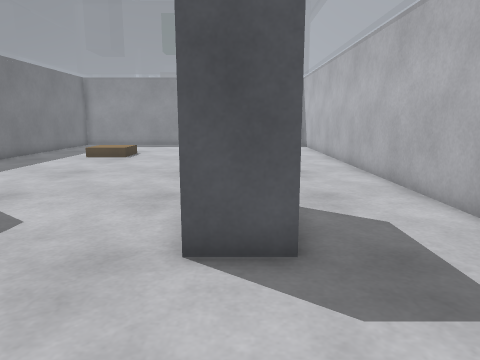
View 1 (above)

19 first-person views from a walk through a robot-simulator world made for Gazebo. The camera is 0.94 m above the floor, tilts 10° down and sees 70° across. Floor lines are 1 m apart. The floor is counted in squares, 0.5 m on a side. Each view is taken from the middle of a square. On the plan, view 1 faces up. The plan holds only what a view shows up to about 17 squares ahead; the rest is blank. The place goes on beyond the plan.

View 2
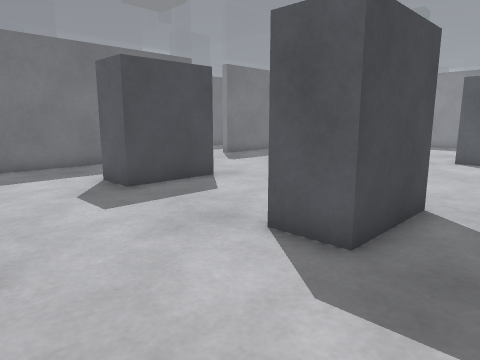

View 3
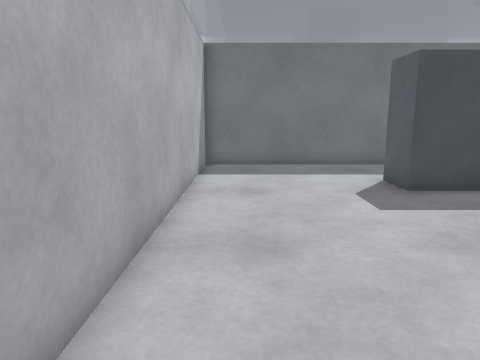

View 4
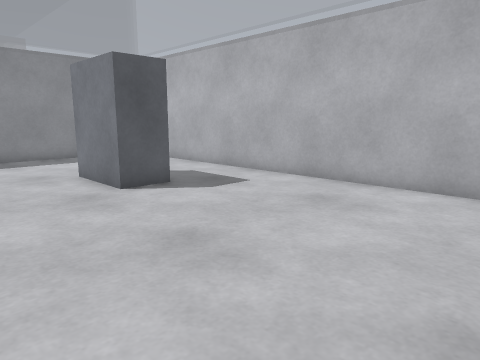

View 5
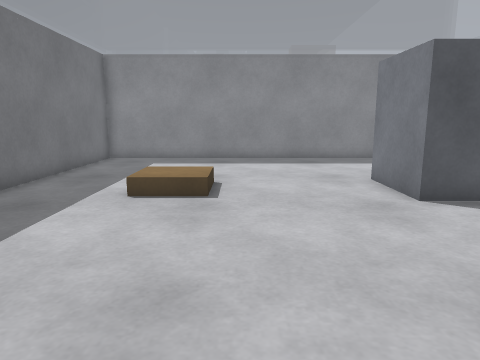

View 6
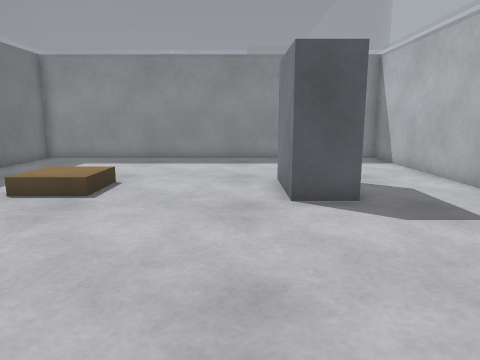

View 7
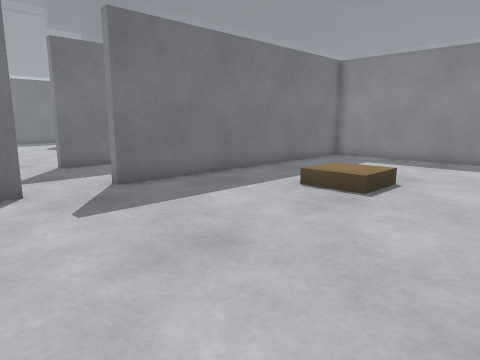

View 8
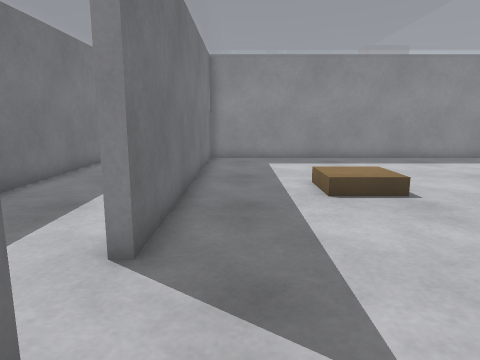

View 9
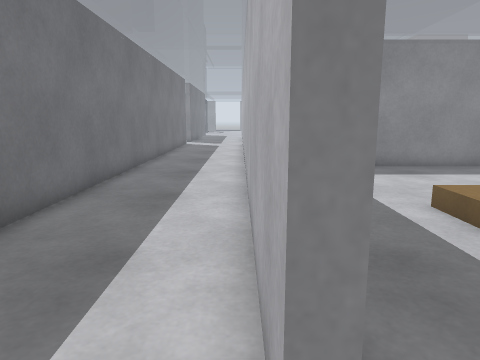

View 10
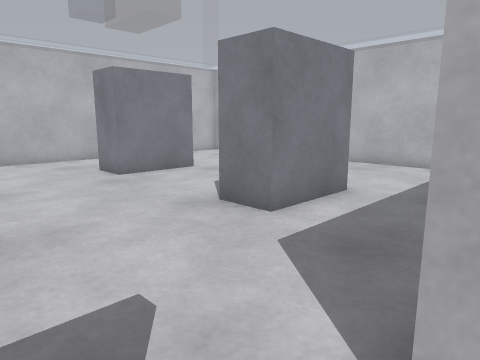

View 11
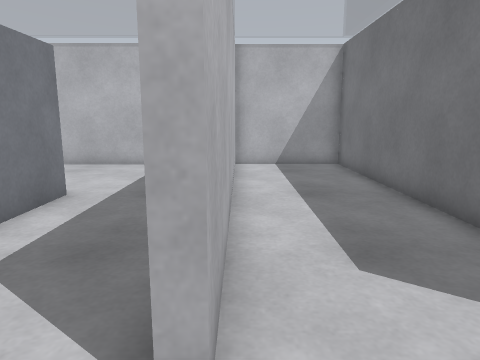

View 12
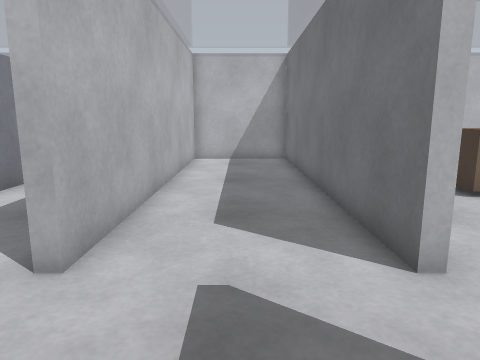

View 13
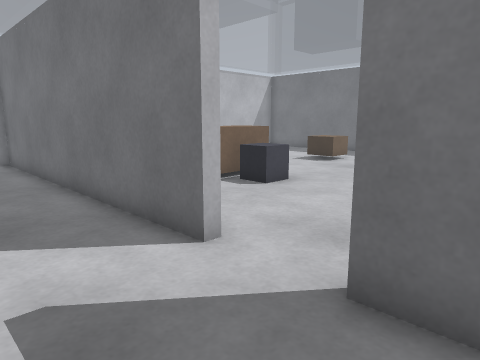

View 14
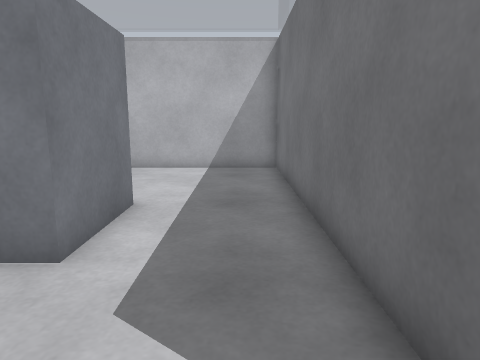

View 15
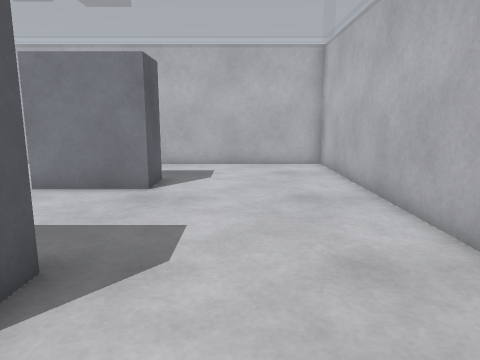

View 16
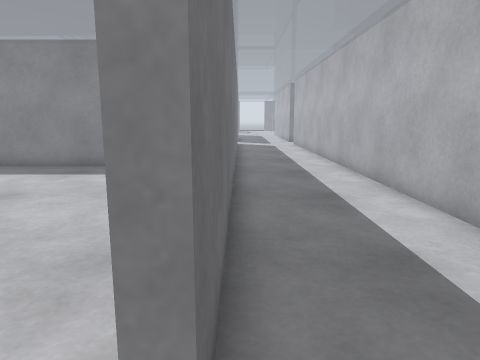

View 17
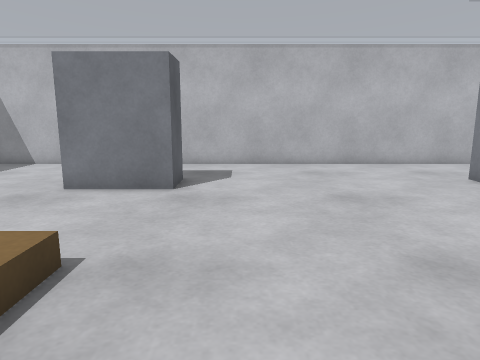

View 18
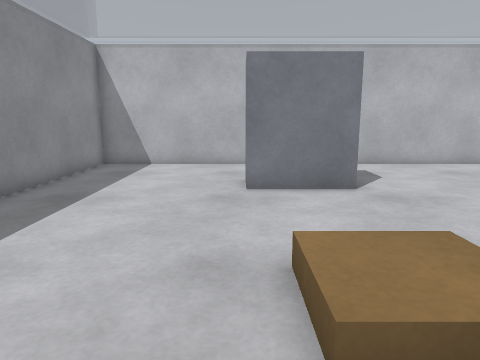

View 19
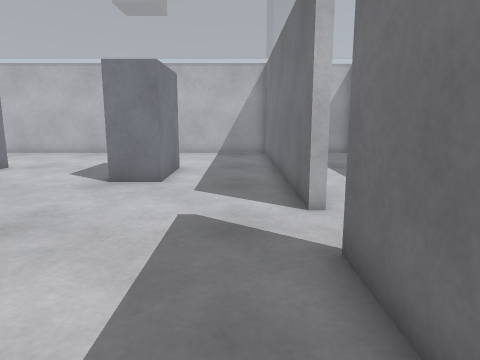

### Floor plan
Points are (right, up) in squares from view 1. A wall is a line through its corners. A room is listed if a view was taken in it or the views show most of it. See-through windows are left out.
Room 1 (views 1, 2, 3, 4, 5, 6, 7, 8, 14, 15, 17, 18, 19)
walls: (-11.4, 11) (-11.4, -1.5) (4.6, -1.5) (4.6, 25.9) (-11.4, 25.9) (-11.4, 13.4)
ways out: opening at (-11.5, 12.5) to room 2
objects: grey box (-8, 4) to (-6, 8); brown box (-8, 17) to (-6, 19); grey box (-1, 4) to (1, 8); grey box (-1, 17) to (1, 20)
Room 2 (views 9, 10, 11, 12, 13, 16)
walls: (-11.4, 13.4) (-11.8, 13.4) (-11.8, 28.5); (-16.6, 11) (-16.2, 11) (-16.2, -1.6) (-11.8, -1.6) (-11.8, 11) (-11.4, 11); (-16.2, 28.5) (-16.2, 13.4) (-16.6, 13.4)
ways out: opening at (-11.5, 12.5) to room 1; opening at (-16.5, 12.5)

Where each view was taken, in squares from view 1:
view 1: 0 up, 0 right, facing up
view 2: 0 up, 3 right, facing up-left
view 3: 0 up, 3 right, facing left
view 4: 8 up, 5 left, facing up-right
view 5: 9 up, 5 left, facing up
view 6: 9 up, 2 left, facing up
view 7: 9 up, 2 left, facing up-left
view 8: 9 up, 10 left, facing up
view 9: 12 up, 12 left, facing up
view 10: 13 up, 12 left, facing down-right
view 11: 13 up, 12 left, facing down
view 12: 15 up, 14 left, facing down
view 13: 15 up, 13 left, facing down-left
view 14: 12 up, 10 left, facing down
view 15: 2 up, 10 left, facing right
view 16: 12 up, 16 left, facing up
view 17: 15 up, 10 left, facing right
view 18: 20 up, 10 left, facing right
view 19: 18 up, 10 left, facing down
